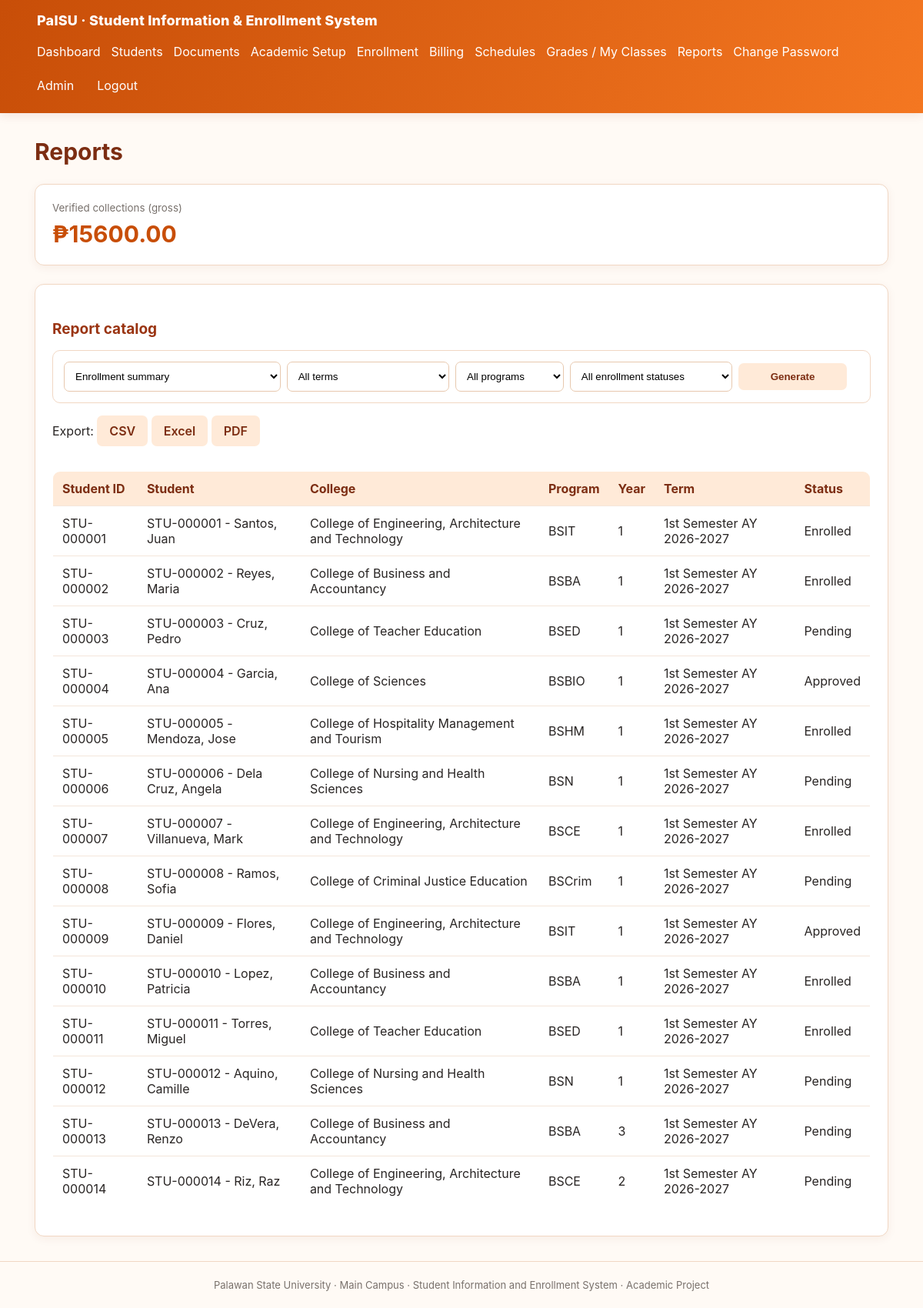
The app's page /reports/ (signed in) with its own data.
### core/models.py (models this page shows, shortened)
class Student(models.Model):
    GENDER = [("F","Female"),("M","Male"),("X","Prefer not to say")]
    user = models.OneToOneField(settings.AUTH_USER_MODEL, on_delete=models.SET_NULL, null=True, blank=True)
    student_id = models.CharField(max_length=20, unique=True, blank=True)
    first_name = models.CharField(max_length=80)
    middle_name = models.CharField(max_length=80, blank=True)
    last_name = models.CharField(max_length=80)
    birth_date = models.DateField(null=True, blank=True)
    gender = models.CharField(max_length=1, choices=GENDER, blank=True)
    email = models.EmailField(blank=True)
    phone = models.CharField(max_length=30, blank=True)
    address = models.TextField(blank=True)
    program = models.ForeignKey(Program, on_delete=models.PROTECT, related_name="students")
    year_level = models.PositiveSmallIntegerField(default=1)
    admission_category = models.CharField(max_length=20, default="REGULAR", choices=[("FRESHMAN","Freshman"),("TRANSFEREE","Transferee"),("RETURNING","Returning"),("SHIFTY","Shifty"),("REGULAR","Continuing Student")])
    enrollment_standing = models.CharField(max_length=20, default="REGULAR", choices=[("REGULAR","Regular"),("IRREGULAR","Irregular"),("PROBATIONARY","Probationary")])
    account_status = models.CharField(max_length=12, default="ACTIVE", choices=[("ACTIVE","Active"),("INACTIVE","Inactive"),("GRADUATED","Graduated")])
    must_change_password = models.BooleanField(default=False)
    created_at = models.DateTimeField(auto_now_add=True)
    def __str__(self): return f"{self.student_id} - {self.last_name}, {self.first_name}"

class Department(models.Model):
    code = models.CharField(max_length=15, unique=True)
    name = models.CharField(max_length=120)
    class Meta:
        verbose_name = "College"
        verbose_name_plural = "Colleges"

class Program(models.Model):
    department = models.ForeignKey(Department, on_delete=models.PROTECT, related_name="programs", verbose_name="College")
    code = models.CharField(max_length=20, unique=True)
    name = models.CharField(max_length=150)
    years_to_complete = models.PositiveSmallIntegerField(default=4)
    class Meta:
        verbose_name = "Academic Program"
        verbose_name_plural = "Academic Programs"

### core/views.py (the view, shortened to what this page needs)
# urls.py: path("reports/", views.reports, name="reports"),
@login_required
def reports(request):
    denied = guard(request, "reports")
    if denied:
        return denied
    from .reporting import REPORTS, build_report
    report_type = request.GET.get("report", "enrollments")
    if report_type not in dict(REPORTS):
        report_type = "enrollments"
    headers, data = build_report(report_type, request.GET.get("term") or None,
        request.GET.get("program") or None, request.GET.get("status") or None)
    export_format = request.GET.get("format")
    safe_name = report_type.replace("_", "-")
    if export_format == "csv":
        import csv
        response = HttpResponse(content_type="text/csv; charset=utf-8")
        response["Content-Disposition"] = f'attachment; filename="{safe_name}-report.csv"'
        writer = csv.writer(response); writer.writerow(headers); writer.writerows(data)
        return response
    collections = Payment.objects.filter(verification_status="VERIFIED").aggregate(total=Sum("amount"))["total"] or Decimal("0")
    return render(request, "core/reports.html", {"summary": data, "headers": headers, "report_types": REPORTS,
        "selected_report": report_type, "collections": collections, "terms": SchoolTerm.objects.all(),
        "programs": Program.objects.all(), "selected_term": request.GET.get("term", ""),
        "selected_program": request.GET.get("program", ""), "selected_status": request.GET.get("status", "")})

### core/models.py (called while the page is built)
    def __str__(self): return f"{self.name} AY {self.school_year}"

### core/permissions.py (called while the page is built)
def can_access(user, module):
    if user.is_superuser: return True
    groups = set(user.groups.values_list("name", flat=True))
    return any(module in ROLE_GROUPS.get(g, set()) for g in groups)

### core/views.py (called while the page is built)
def guard(request, module):
    if not can_access(request.user, module):
        return HttpResponseForbidden("You do not have permission to access this module.")
    return None

### templates/core/reports.html (shortened to what this page needs)
{% extends "base.html" %}{% block content %}<h1>Reports</h1><div class="cards"><div class="card"><small>Verified collections (gross)</small><strong>₱{{collections|floatformat:2}}</strong></div></div>
<section class="panel"><h2>Report catalog</h2><form method="get" class="filter-form">
<select name="report">{% for key,label in report_types %}<option value="{{ key }}" {% if selected_report == key %}selected{% endif %}>{{ label }}</option>{% endfor %}</select>
<select name="term"><option value="">All terms</option>{% for t in terms %}<option value="{{t.pk}}" {% if selected_term == t.pk|stringformat:"s" %}selected{% endif %}>{{t}}</option>{% endfor %}</select>
<select name="program"><option value="">All programs</option>{% for p in programs %}<option value="{{p.pk}}" {% if selected_program == p.pk|stringformat:"s" %}selected{% endif %}>{{p.code}}</option>{% endfor %}</select>
<select name="status"><option value="">All enrollment statuses</option></select><button>Generate</button></form>
<p>Export: <a class="button" href="?report={{selected_report}}&term={{selected_term}}&program={{selected_program}}&status={{selected_status}}&format=csv">CSV</a> <a class="button" href="?report={{selected_report}}&term={{selected_term}}&program={{selected_program}}&status={{selected_status}}&format=xlsx">Excel</a> <a class="button" href="?report={{selected_report}}&term={{selected_term}}&program={{selected_program}}&status={{selected_status}}&format=pdf">PDF</a></p>
<div style="overflow-x:auto"><table><tr>{% for h in headers %}<th>{{ h }}</th>{% endfor %}</tr>{% for row in summary %}<tr>{% for value in row %}<td>{{ value }}</td>{% endfor %}</tr>{% empty %}<tr><td colspan="12">No records for this report/filter.</td></tr>{% endfor %}</table></div></section>{% endblock %}

### static/css/style.css (style rules this page uses)
:root { font-family:Inter,Segoe UI,Arial,sans-serif;color:#292524;background:#fffaf5;--orange:#f47721;--orange-dark:#c84e08;--orange-deep:#9a3412;--orange-pale:#fff0e2;--line:#f1d7c3;--muted:#78716c }
* { box-sizing:border-box }
body { margin:0;background:#fffaf5 }
h1 { font-size:30px;margin:0 0 20px;color:#7c2d12 }
h2 { font-size:19px;margin-top:24px;color:#9a3412 }
.cards { display:grid;grid-template-columns:repeat(auto-fit,minmax(180px,1fr));gap:16px;margin:24px 0 }
.card,.panel { background:white;border:1px solid var(--line);border-radius:12px;padding:22px;box-shadow:0 3px 12px #7c2d1210 }
.card small { display:block;color:var(--muted) }
.card strong { display:block;font-size:30px;margin-top:8px;color:#c84e08 }
table { width:100%;border-collapse:collapse;background:white;border-radius:10px;overflow:hidden;margin:16px 0;border:1px solid var(--line) }
th,td { text-align:left;padding:12px;border-bottom:1px solid #f4e6da }
th { background:#ffead8;color:#7c2d12 }
input,select,textarea { width:100%;padding:10px;border:1px solid #e7c8ae;border-radius:7px;margin-top:5px;background:#fff }
button,.button { display:inline-block;padding:10px 16px;border-radius:7px;background:#ffead8;color:#7c2d12;text-decoration:none;border:0;cursor:pointer;font-weight:600 }
.filter-form { display:grid;grid-template-columns:2fr 1.5fr 1fr 1.5fr 1fr auto auto;gap:8px;align-items:center;background:#fff;padding:14px;border:1px solid var(--line);border-radius:10px }
.filter-form input,.filter-form select { margin:0 }
.panel { margin:18px 0;overflow-x:auto }
table { min-width:680px }

### records on screen
Student: row "STU-000001"
Department: row "College of Engineering, Architecture and Technology" "College of Engineering, Architecture and Technology" "College of Engineering, Architecture and Technology" "College of Engineering, Architecture and Technology"
Program: row "BSIT" "BSIT"
Student: row "STU-000002"
Department: row "College of Business and Accountancy" "College of Business and Accountancy" "College of Business and Accountancy"
Program: row "BSBA" "BSBA" "BSBA"
Student: row "STU-000003"
Department: row "College of Teacher Education" "College of Teacher Education"
Program: row "BSED" "BSED"
Student: row "STU-000004"
Department: row "College of Sciences"
Program: row "BSBIO"
Student: row "STU-000005"
Department: row "College of Hospitality Management and Tourism"
Program: row "BSHM"
Student: row "STU-000006"
Department: row "College of Nursing and Health Sciences" "College of Nursing and Health Sciences"
Program: row "BSN" "BSN"
Student: row "STU-000007"
Program: row "BSCE" "BSCE"
Student: row "STU-000008"
Department: row "College of Criminal Justice Education"
Program: row "BSCrim"
Student: row "STU-000009"
Student: row "STU-000010"
Student: row "STU-000011"
Student: row "STU-000012"
Student: row "STU-000013"
Student: row "STU-000014"

### other values on screen
{{ collections|floatformat:2 }} "15600.00"
{{ h }} "Student ID" "Student" "College" "Program" "Year" "Term" "Status"
{{ value }} "STU-000001 - Santos, Juan" "1" "1st Semester AY 2026-2027" "Enrolled" "STU-000002 - Reyes, Maria" "1" "1st Semester AY 2026-2027" "Enrolled" "STU-000003 - Cruz, Pedro" "1" "1st Semester AY 2026-2027" "Pending" "STU-000004 - Garcia, Ana" "1" "1st Semester AY 2026-2027" "Approved" "STU-000005 - Mendoza, Jose" "1" "1st Semester AY 2026-2027" "Enrolled" "STU-000006 - Dela Cruz, Angela" "1" "1st Semester AY 2026-2027" "Pending" "STU-000007 - Villanueva, Mark" "1" "1st Semester AY 2026-2027" "Enrolled" "STU-000008 - Ramos, Sofia" "1" "1st Semester AY 2026-2027" "Pending" "STU-000009 - Flores, Daniel" "1" "1st Semester AY 2026-2027" "Approved" "STU-000010 - Lopez, Patricia" "1" "1st Semester AY 2026-2027" "Enrolled" "STU-000011 - Torres, Miguel" "1" "1st Semester AY 2026-2027" "Enrolled" "STU-000012 - Aquino, Camille" "1" "1st Semester AY 2026-2027" "Pending" "STU-000013 - DeVera, Renzo" "3" "1st Semester AY 2026-2027" "Pending" "STU-000014 - Riz, Raz" "2" "1st Semester AY 2026-2027" "Pending"
form field report "Enrollment summary"
